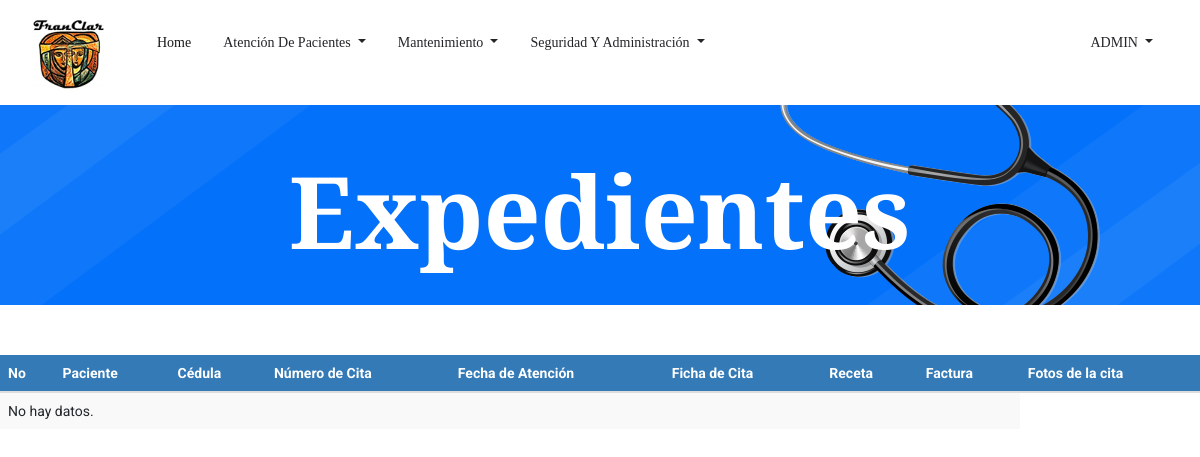
The app's page /Expediente.php (signed in), older data.
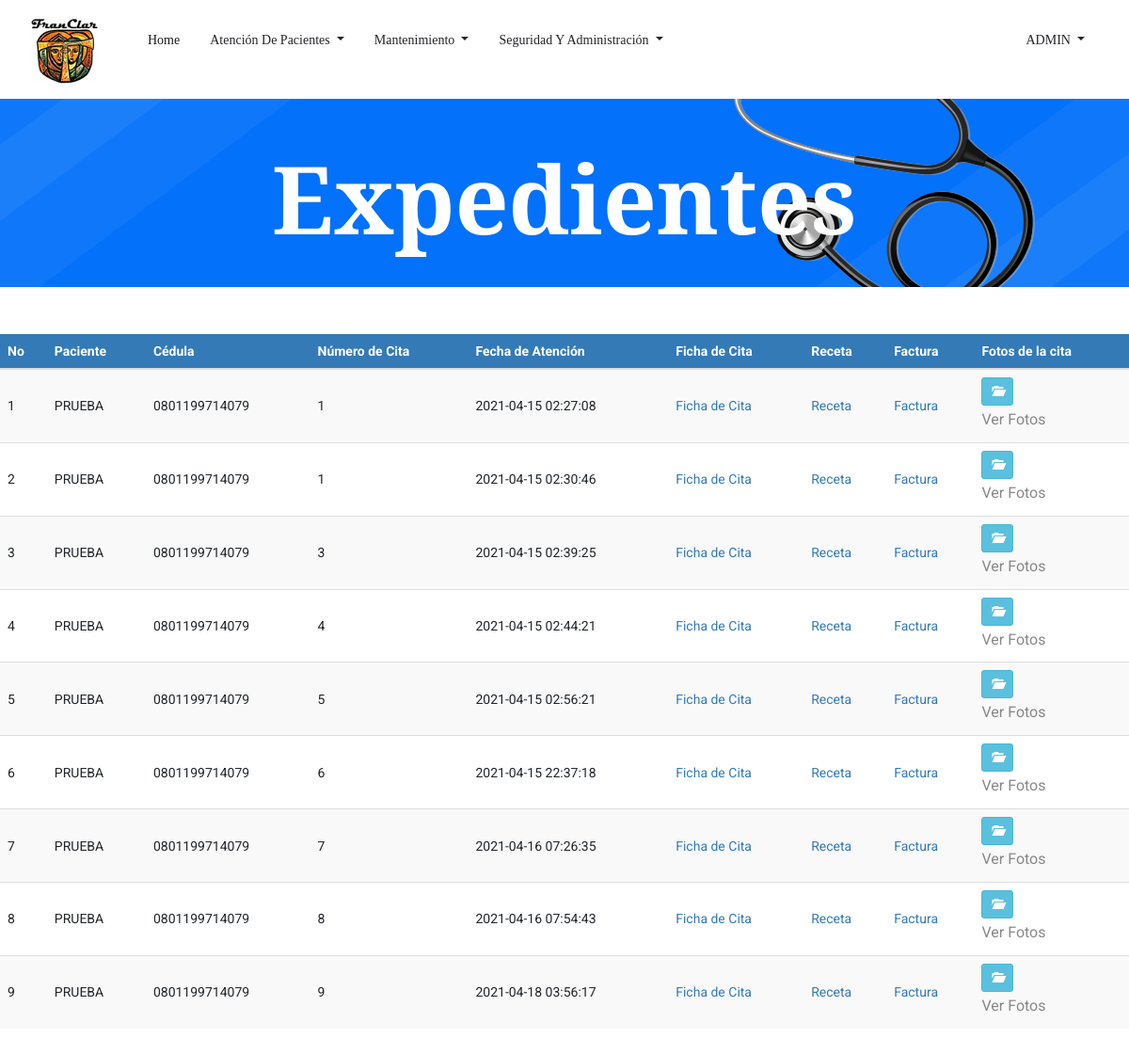
The same page, newer data.
### tables this page shows
CREATE TABLE `tbl_expediente` (
  `ID_expediente` bigint(3) NOT NULL,
  `ID_paciente` int(3) NOT NULL,
  `ID_Cita` bigint(3) NOT NULL,
  `Fec_atencion` timestamp NOT NULL DEFAULT current_timestamp(),
  `Usuario_Crea` bigint(3) DEFAULT NULL,
  `Fec_Crea` date DEFAULT NULL,
  `Usuario_Modif` bigint(3) DEFAULT NULL,
  `Fec_Modif` date DEFAULT NULL
);

CREATE TABLE `tbl_pacientes` (
  `ID_Paciente` int(3) NOT NULL,
  `ID_tipo_documento` int(11) NOT NULL,
  `cedula` varchar(20) NOT NULL,
  `ID_Sexo` int(1) NOT NULL,
  `ID_Est_Civil` int(3) NOT NULL,
  `ID_Tipo_Sangre` int(3) NOT NULL,
  `ID_Religion` int(3) NOT NULL,
  `Nom_Paciente` varchar(255) NOT NULL,
  `Fec_Nacimiento` date NOT NULL,
  `Edad` int(3) NOT NULL,
  `Dir_Paciente` varchar(255) NOT NULL,
  `Tel_Paciente` int(8) NOT NULL,
  `Cel_Paciente` int(8) NOT NULL,
  `Email` varchar(50) NOT NULL,
  `Contacto_Emergencia` varchar(40) NOT NULL,
  `ID_Parentesco` int(3) NOT NULL,
  `Tel_Emergencia` int(8) NOT NULL,
  `Cel_Emergencia` int(8) NOT NULL,
  `Antecedentes_Personales` varchar(500) DEFAULT NULL,
  `Antecedentes_Hospitalarios` varchar(500) DEFAULT NULL,
  `Antecedentes_Alergicos` varchar(500) DEFAULT NULL,
  `Antecedentes_Familiares` varchar(500) DEFAULT NULL,
  `Habitos` varchar(500) DEFAULT NULL,
  `Usuario_crea` bigint(3) DEFAULT NULL,
  `Fec_crea` date DEFAULT NULL,
  `Usuario_modif` bigint(3) DEFAULT NULL,
  `Fec_modif` date DEFAULT NULL
);

CREATE TABLE `tbl_citas` (
  `ID_Cita` bigint(3) NOT NULL,
  `ID_Paciente` int(3) NOT NULL,
  `ID_Usuario` bigint(3) NOT NULL,
  `ID_Empleado` int(3) NOT NULL,
  `ID_Especialidad` int(3) NOT NULL,
  `ID_Estado` int(3) NOT NULL,
  `Fec_Creacion` timestamp NOT NULL DEFAULT current_timestamp(),
  `Fec_Atencion` date NOT NULL,
  `Hora_Atencion` time NOT NULL,
  `Precio` int(5) NOT NULL,
  `Usuario_Crea` bigint(3) DEFAULT NULL,
  `Fec_Crea` date DEFAULT NULL,
  `Usuario_Modif` bigint(3) DEFAULT NULL,
  `Fec_Modif` date DEFAULT NULL
);

### Expediente.php (the view, shortened to what this page needs)
<!doctype html>
<html lang="es">
<?php
include 'head.php'
?>
<body>
    <?php
    include 'header.php';
    ?>
    <section class="breadcrumb_part breadcrumb_bg">
        <div class="container">
            <div class="row">
                <div class="col-lg-12">
                    <div class="breadcrumb_iner">
                        <div class="breadcrumb_iner_item">
                            <h2>Expedientes</h2>
                        </div>
                    </div>
                </div>
            </div>
        </div>
    </section>
	<br>
	<br>
   <div class="table-responsive">
			<table id="datatableUsuarios" class="table table-striped table-hover" cellspacing="0" width="100%">
            	<thead>
				<tr>
					<th>No</th>
					<th>Paciente</th>
					<th>Cédula</th>
					<th>Número de Cita</th>
					<th>Fecha de Atención</th>
                    <th>Ficha de Cita</th>
					<th>Receta</th>
					<th>Factura</th>
                    <th>Fotos de la cita</th>
				</tr>
				</thead>
				<tbody>
				<?php
				$sql = mysqli_query($con, "SELECT tbl_expediente.ID_expediente,
				tbl_pacientes.Nom_Paciente,
				tbl_pacientes.cedula,
				tbl_citas.ID_Cita,
				tbl_expediente.Fec_atencion FROM tbl_expediente
				INNER JOIN tbl_pacientes on tbl_expediente.ID_Paciente = tbl_pacientes.ID_Paciente
				INNER JOIN tbl_citas on tbl_expediente.ID_Cita = tbl_citas.ID_Cita");
				if(mysqli_num_rows($sql) == 0){
					echo '<tr><td colspan="8">No hay datos.</td></tr>';
				}else{
					while($row = mysqli_fetch_assoc($sql)){
					?>
						<tr>
							<td><?php echo $row['ID_expediente']; ?></td>
							<td><?php echo $row['Nom_Paciente']; ?></td>
							<td><?php echo $row['cedula']; ?></td>
							<td><?php echo $row['ID_Cita']; ?></td>
							<td><?php echo $row['Fec_atencion']; ?></td>
							<td><a href="Expedientes/ficha<?php echo $row['Nom_Paciente'].$row['ID_Cita']; ?>.pdf" target="_blank">Ficha de Cita</a></td>
							<td><a href="Expedientes/receta<?php echo $row['Nom_Paciente'].$row['ID_Cita']; ?>.pdf" target="_blank">Receta</a></td>
							<td><a href="Expedientes/factura<?php echo $row['Nom_Paciente'].$row['ID_Cita']; ?>.pdf" target="_blank">Factura</a></td>
							<td>
								<?php echo '<a target="_blank" href="ver_imagen_exp.php?nik='.$row['ID_Cita'].'" title="Ver Imagen" class="btn btn-info btn-sm"><span class="glyphicon glyphicon-folder-open" aria-hidden="true"></span></a>'; ?>
								<p>Ver Fotos</p>
							</td>
						</tr>
						<?php
						}
					}
					?>
			</table>
		 </div>
		 <br><br><br><br>
</body>
</html>

Row changes from the older to the newer data that the page shows:
added tbl_expediente: ID_expediente "1", ID_paciente.Nom_Paciente "PRUEBA", ID_paciente.cedula "0801199714079", ID_Cita.ID_Cita "1", Fec_atencion "2021-04-15 02:27:08"
added tbl_expediente: ID_expediente "2", ID_paciente.Nom_Paciente "PRUEBA", ID_paciente.cedula "0801199714079", ID_Cita.ID_Cita "1", Fec_atencion "2021-04-15 02:30:46"
added tbl_expediente: ID_expediente "3", ID_paciente.Nom_Paciente "PRUEBA", ID_paciente.cedula "0801199714079", ID_Cita.ID_Cita "3", Fec_atencion "2021-04-15 02:39:25"
added tbl_expediente: ID_expediente "4", ID_paciente.Nom_Paciente "PRUEBA", ID_paciente.cedula "0801199714079", ID_Cita.ID_Cita "4", Fec_atencion "2021-04-15 02:44:21"
added tbl_expediente: ID_expediente "5", ID_paciente.Nom_Paciente "PRUEBA", ID_paciente.cedula "0801199714079", ID_Cita.ID_Cita "5", Fec_atencion "2021-04-15 02:56:21"
added tbl_expediente: ID_expediente "6", ID_paciente.Nom_Paciente "PRUEBA", ID_paciente.cedula "0801199714079", ID_Cita.ID_Cita "6", Fec_atencion "2021-04-15 22:37:18"
added tbl_expediente: ID_expediente "7", ID_paciente.Nom_Paciente "PRUEBA", ID_paciente.cedula "0801199714079", ID_Cita.ID_Cita "7", Fec_atencion "2021-04-16 07:26:35"
added tbl_expediente: ID_expediente "8", ID_paciente.Nom_Paciente "PRUEBA", ID_paciente.cedula "0801199714079", ID_Cita.ID_Cita "8", Fec_atencion "2021-04-16 07:54:43"
added tbl_expediente: ID_expediente "9", ID_paciente.Nom_Paciente "PRUEBA", ID_paciente.cedula "0801199714079", ID_Cita.ID_Cita "9", Fec_atencion "2021-04-18 03:56:17"
Text that changed along with them:
text no longer shown: "No hay datos."
